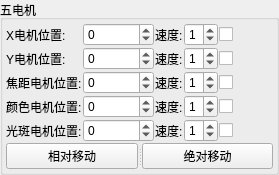
            <widget class="QGroupBox" name="groupBox_2">
             <property name="sizePolicy">
              <sizepolicy hsizetype="Preferred" vsizetype="Preferred">
               <horstretch>0</horstretch>
               <verstretch>0</verstretch>
              </sizepolicy>
             </property>
             <property name="maximumSize">
              <size>
               <width>16777215</width>
               <height>16777215</height>
              </size>
             </property>
             <property name="title">
              <string>五电机</string>
             </property>
             <layout class="QVBoxLayout" name="verticalLayout_5">
              <property name="spacing">
               <number>1</number>
              </property>
              <property name="leftMargin">
               <number>3</number>
              </property>
              <property name="topMargin">
               <number>3</number>
              </property>
              <property name="rightMargin">
               <number>3</number>
              </property>
              <property name="bottomMargin">
               <number>3</number>
              </property>
              <item>
               <layout class="QGridLayout" name="gridLayout_5">
                <item row="3" column="4">
                 <widget class="QCheckBox" name="checkBox_testColor">
                  <property name="text">
                   <string/>
                  </property>
                 </widget>
                </item>
                <item row="4" column="5">
                 <spacer name="horizontalSpacer_16">
                  <property name="orientation">
                   <enum>Qt::Horizontal</enum>
                  </property>
                  <property name="sizeHint" stdset="0">
                   <size>
                    <width>40</width>
                    <height>20</height>
                   </size>
                  </property>
                 </spacer>
                </item>
                <item row="2" column="4">
                 <widget class="QCheckBox" name="checkBox_testFocus">
                  <property name="text">
                   <string/>
                  </property>
                 </widget>
                </item>
                <item row="1" column="5">
                 <spacer name="horizontalSpacer_13">
                  <property name="orientation">
                   <enum>Qt::Horizontal</enum>
                  </property>
                  <property name="sizeHint" stdset="0">
                   <size>
                    <width>40</width>
                    <height>20</height>
                   </size>
                  </property>
                 </spacer>
                </item>
                <item row="0" column="5">
                 <spacer name="horizontalSpacer_12">
                  <property name="orientation">
                   <enum>Qt::Horizontal</enum>
                  </property>
                  <property name="sizeHint" stdset="0">
                   <size>
                    <width>40</width>
                    <height>20</height>
                   </size>
                  </property>
                 </spacer>
                </item>
                <item row="4" column="4">
                 <widget class="QCheckBox" name="checkBox_testSpot">
                  <property name="text">
                   <string/>
                  </property>
                 </widget>
                </item>
                <item row="2" column="5">
                 <spacer name="horizontalSpacer_14">
                  <property name="orientation">
                   <enum>Qt::Horizontal</enum>
                  </property>
                  <property name="sizeHint" stdset="0">
                   <size>
                    <width>40</width>
                    <height>20</height>
                   </size>
                  </property>
                 </spacer>
                </item>
                <item row="3" column="5">
                 <spacer name="horizontalSpacer_15">
                  <property name="orientation">
                   <enum>Qt::Horizontal</enum>
                  </property>
                  <property name="sizeHint" stdset="0">
                   <size>
                    <width>40</width>
                    <height>20</height>
                   </size>
                  </property>
                 </spacer>
                </item>
                <item row="0" column="4">
                 <widget class="QCheckBox" name="checkBox_testX">
                  <property name="text">
                   <string/>
                  </property>
                 </widget>
                </item>
                <item row="1" column="4">
                 <widget class="QCheckBox" name="checkBox_testY">
                  <property name="text">
                   <string/>
                  </property>
                 </widget>
                </item>
                <item row="0" column="0">
                 <widget class="QLabel" name="label_3">
                  <property name="text">
                   <string>X电机位置:</string>
                  </property>
                 </widget>
                </item>
                <item row="0" column="2">
                 <widget class="QLabel" name="label_4">
                  <property name="maximumSize">
                   <size>
                    <width>30</width>
                    <height>16777215</height>
                   </size>
                  </property>
                  <property name="text">
                   <string>速度:</string>
                  </property>
                 </widget>
                </item>
                <item row="1" column="0">
                 <widget class="QLabel" name="label_7">
                  <property name="text">
                   <string>Y电机位置:</string>
                  </property>
                 </widget>
                </item>
                <item row="1" column="2">
                 <widget class="QLabel" name="label_8">
                  <property name="maximumSize">
                   <size>
                    <width>30</width>
                    <height>16777215</height>
                   </size>
                  </property>
                  <property name="text">
                   <string>速度:</string>
                  </property>
                 </widget>
                </item>
                <item row="2" column="0">
                 <widget class="QLabel" name="label_9">
                  <property name="text">
                   <string>焦距电机位置:</string>
                  </property>
                 </widget>
                </item>
                <item row="3" column="0">
                 <widget class="QLabel" name="label_11">
                  <property name="text">
                   <string>颜色电机位置:</string>
                  </property>
                 </widget>
                </item>
                <item row="2" column="2">
                 <widget class="QLabel" name="label_10">
                  <property name="maximumSize">
                   <size>
                    <width>30</width>
                    <height>16777215</height>
                   </size>
                  </property>
                  <property name="text">
                   <string>速度:</string>
                  </property>
                 </widget>
                </item>
                <item row="4" column="0">
                 <widget class="QLabel" name="label_13">
                  <property name="text">
                   <string>光斑电机位置:</string>
                  </property>
                 </widget>
                </item>
                <item row="3" column="2">
                 <widget class="QLabel" name="label_12">
                  <property name="maximumSize">
                   <size>
                    <width>30</width>
                    <height>16777215</height>
                   </size>
                  </property>
                  <property name="text">
                   <string>速度:</string>
                  </property>
                 </widget>
                </item>
                <item row="4" column="2">
                 <widget class="QLabel" name="label_14">
                  <property name="maximumSize">
                   <size>
                    <width>30</width>
                    <height>16777215</height>
                   </size>
                  </property>
                  <property name="text">
                   <string>速度:</string>
                  </property>
                 </widget>
                </item>
                <item row="0" column="1">
                 <widget class="QSpinBox" name="spinBox_XMotorPos">
                  <property name="minimumSize">
                   <size>
                    <width>60</width>
                    <height>0</height>
                   </size>
                  </property>
                  <property name="minimum">
                   <number>-200000</number>
                  </property>
                  <property name="maximum">
                   <number>200000</number>
                  </property>
                 </widget>
                </item>
                <item row="1" column="1">
                 <widget class="QSpinBox" name="spinBox_YMotorPos">
                  <property name="minimumSize">
                   <size>
                    <width>60</width>
                    <height>0</height>
                   </size>
                  </property>
                  <property name="minimum">
                   <number>-200000</number>
                  </property>
                  <property name="maximum">
                   <number>200000</number>
                  </property>
                 </widget>
                </item>
                <item row="2" column="1">
                 <widget class="QSpinBox" name="spinBox_focalMotorPos">
                  <property name="minimumSize">
                   <size>
                    <width>60</width>
                    <height>0</height>
                   </size>
                  </property>
                  <property name="minimum">
                   <number>-200000</number>
                  </property>
                  <property name="maximum">
                   <number>200000</number>
                  </property>
                 </widget>
                </item>
                <item row="3" column="1">
                 <widget class="QSpinBox" name="spinBox_colorMotorPos">
                  <property name="minimumSize">
                   <size>
                    <width>60</width>
                    <height>0</height>
                   </size>
                  </property>
                  <property name="minimum">
                   <number>-200000</number>
                  </property>
                  <property name="maximum">
                   <number>200000</number>
                  </property>
                 </widget>
                </item>
                <item row="4" column="1">
                 <widget class="QSpinBox" name="spinBox_spotMotorPos">
                  <property name="minimumSize">
                   <size>
                    <width>60</width>
                    <height>0</height>
                   </size>
                  </property>
                  <property name="minimum">
                   <number>-200000</number>
                  </property>
                  <property name="maximum">
                   <number>200000</number>
                  </property>
                 </widget>
                </item>
                <item row="0" column="3">
                 <widget class="QSpinBox" name="spinBox_XMotorSpeed">
                  <property name="minimum">
                   <number>0</number>
                  </property>
                  <property name="maximum">
                   <number>7</number>
                  </property>
                  <property name="value">
                   <number>1</number>
                  </property>
                 </widget>
                </item>
                <item row="1" column="3">
                 <widget class="QSpinBox" name="spinBox_YMotorSpeed">
                  <property name="minimum">
                   <number>0</number>
                  </property>
                  <property name="maximum">
                   <number>7</number>
                  </property>
                  <property name="value">
                   <number>1</number>
                  </property>
                 </widget>
                </item>
                <item row="2" column="3">
                 <widget class="QSpinBox" name="spinBox_focalMotorSpeed">
                  <property name="minimum">
                   <number>0</number>
                  </property>
                  <property name="maximum">
                   <number>7</number>
                  </property>
                  <property name="value">
                   <number>1</number>
                  </property>
                 </widget>
                </item>
                <item row="3" column="3">
                 <widget class="QSpinBox" name="spinBox_colorMotorSpeed">
                  <property name="minimum">
                   <number>0</number>
                  </property>
                  <property name="maximum">
                   <number>7</number>
                  </property>
                  <property name="value">
                   <number>1</number>
                  </property>
                 </widget>
                </item>
                <item row="4" column="3">
                 <widget class="QSpinBox" name="spinBox_spotMotorSpeed">
                  <property name="minimum">
                   <number>0</number>
                  </property>
                  <property name="maximum">
                   <number>7</number>
                  </property>
                  <property name="value">
                   <number>1</number>
                  </property>
                 </widget>
                </item>
               </layout>
              </item>
              <item>
               <widget class="QSplitter" name="splitter_14">
                <property name="orientation">
                 <enum>Qt::Horizontal</enum>
                </property>
                <widget class="QPushButton" name="pushButton_relativeMove5Motors">
                 <property name="text">
                  <string>相对移动</string>
                 </property>
                </widget>
                <widget class="QPushButton" name="pushButton_absoluteMove5Motors">
                 <property name="text">
                  <string>绝对移动</string>
                 </property>
                </widget>
               </widget>
              </item>
             </layout>
            </widget>
